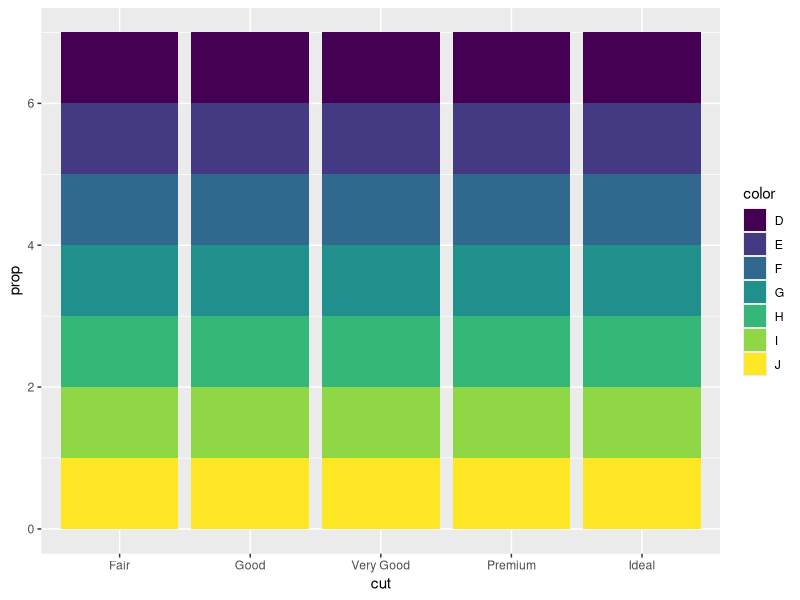

Write the R code that produced this figure.
require(MASS)
require(ggplot2)
ggplot(data = diamonds) +
  geom_bar(mapping = aes(x = cut, y = ..prop..,fill = color))

